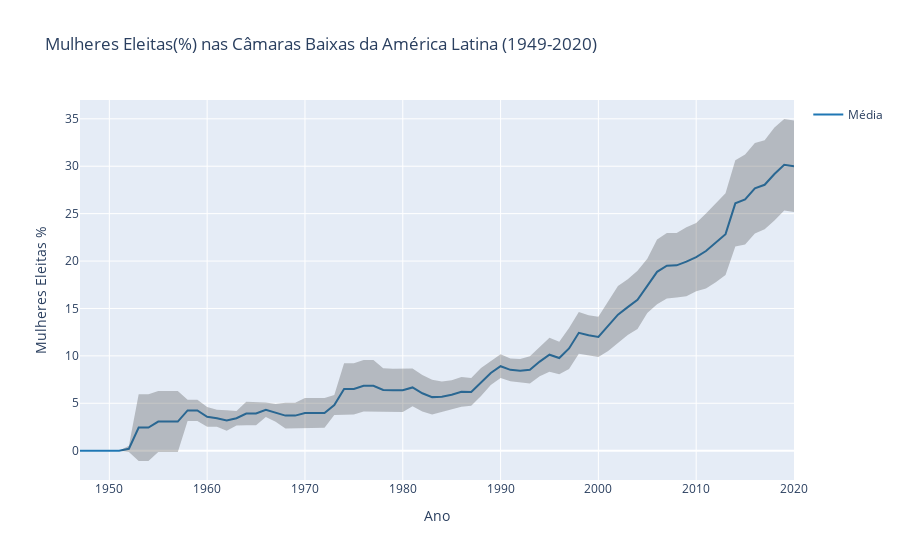

The cell this chart's notebook holds for it:
### Code cell
#carregando bibliotecas para manipulacao de dados
import pandas as pd
import numpy as np

#carregando bibliotecas para plotar graficos interativos
import plotly.express as px
import plotly.graph_objects as go



# Manipulacao de Dados

# link com a base de dados do vdem
url = 'https://raw.githubusercontent.com/mibezerra/Disserta-o/main/vdem.csv'

#carregando a base de dados
vdem_df = pd.read_csv(url, sep = ';', decimal = ',')

#imprimindo as primeiras linhas
vdem_df.head()

#calculando a media e desvio padrao de mulheres eleitas e numero de eleicoes por ano
vdem_pivot = vdem_df.pivot_table(values = 'v2lgfemleg',
                                index = 'year',
                                aggfunc = ['mean', 'std', 'count']).reset_index()
                        
## erro padrao
vdem_pivot['std_error'] = vdem_pivot['std'] / np.sqrt(vdem_pivot['count'])

#redefinindo os nomes das colunas
vdem_pivot.columns = ['ano', 'avg', 'std', 'n', 'std_error']

##intervalo de confianca 90%
vdem_pivot['ci_upper90'] = vdem_pivot['avg'] + vdem_pivot['std_error'] * 1.645
vdem_pivot['ci_lower90'] = vdem_pivot['avg'] - vdem_pivot['std_error'] * 1.645

##intervalo de confianca 95%
vdem_pivot['ci_upper95'] = vdem_pivot['avg'] + vdem_pivot['std_error'] * 1.96
vdem_pivot['ci_lower95'] = vdem_pivot['avg'] - vdem_pivot['std_error'] * 1.96

##intervalo de confianca 99%
vdem_pivot['ci_upper99'] = vdem_pivot['avg'] + vdem_pivot['std_error'] * 2.58
vdem_pivot['ci_lower99'] = vdem_pivot['avg'] - vdem_pivot['std_error'] * 2.58


# Visualizacao de Dados

#salvando e plotando grafico
fig =px.line(vdem_pivot, x='ano', y='avg', labels={'avg':'Mulheres Eleitas %', 'ano':'Ano'},
    title='Mulheres Eleitas(%) nas Câmaras Baixas da América Latina (1949-2020)')
    
## grafico para 90% CI

fig2 = go.Figure([
    go.Scatter(
        name='Média',
        x=vdem_pivot['ano'],
        y=vdem_pivot['avg'],
        mode='lines',
        line=dict(color='rgb(31, 119, 180)'),
    ),
    go.Scatter(
        name='Superior',
        x=vdem_pivot['ano'],
        y=vdem_pivot['ci_upper90'],
        mode='lines',
        marker=dict(color="#444"),
        line=dict(width=0),
        showlegend=False
    ),
    go.Scatter(
        name='Inferior',
        x=vdem_pivot['ano'],
        y=vdem_pivot['ci_lower90'],
        marker=dict(color="#444"),
        line=dict(width=0),
        mode='lines',
        fillcolor='rgba(68, 68, 68, 0.3)',
        fill='tonexty',
        showlegend=False
    )
])
fig2.update_layout(
    yaxis_title='Mulheres Eleitas %',
    xaxis_title = 'Ano',
    title='Mulheres Eleitas(%) nas Câmaras Baixas da América Latina (1949-2020)',
    hovermode="x"
)
fig2.show()

### Figure 1 — Plotly figure (JSON) as saved in the notebook; plotly's stock layout.template omitted (floating-point values rounded to 4 significant figures)
{"data": [{"line": {"color": "rgb(31, 119, 180)"}, "mode": "lines", "name": "Média", "type": "scatter", "x": [1947, 1948, 1950, 1951, 1952, 1953, 1954, 1955, 1956, 1957, 1958, 1959, 1960, 1961, 1962, 1963, 1964, 1965, 1966, 1967, 1968, 1969, 1970, 1971, 1972, 1973, 1974, 1975, 1976, 1977, 1978, 1979, 1980, 1981, 1982, 1983, 1984, 1985, 1986, 1987, 1988, 1989, 1990, 1991, 1992, 1993, 1994, 1995, 1996, 1997, 1998, 1999, 2000, 2001, 2002, 2003, 2004, 2005, 2006, 2007, 2008, 2009, 2010, 2011, 2012, 2013, 2014, 2015, 2016, 2017, 2018, 2019, 2020, 1949], "y": [0, 0, 0, 0, 0.2, 2.433, 2.433, 3.067, 3.067, 3.067, 4.25, 4.25, 3.575, 3.425, 3.175, 3.42, 3.92, 3.92, 4.317, 3.983, 3.7, 3.7, 3.983, 3.983, 3.983, 4.817, 6.517, 6.517, 6.85, 6.85, 6.4, 6.367, 6.367, 6.671, 6.057, 5.65, 5.689, 5.907, 6.207, 6.2, 7.244, 8.2, 8.912, 8.524, 8.435, 8.524, 9.4, 10.12, 9.772, 10.78, 12.43, 12.17, 11.99, 13.12, 14.35, 15.14, 15.91, 17.39, 18.86, 19.51, 19.55, 19.94, 20.41, 21.06, 21.93, 22.84, 26.08, 26.49, 27.68, 28.04, 29.18, 30.15, 30.0, null]}, {"line": {"width": 0}, "marker": {"color": "#444"}, "mode": "lines", "name": "Superior", "showlegend": false, "type": "scatter", "x": [1947, 1948, 1950, 1951, 1952, 1953, 1954, 1955, 1956, 1957, 1958, 1959, 1960, 1961, 1962, 1963, 1964, 1965, 1966, 1967, 1968, 1969, 1970, 1971, 1972, 1973, 1974, 1975, 1976, 1977, 1978, 1979, 1980, 1981, 1982, 1983, 1984, 1985, 1986, 1987, 1988, 1989, 1990, 1991, 1992, 1993, 1994, 1995, 1996, 1997, 1998, 1999, 2000, 2001, 2002, 2003, 2004, 2005, 2006, 2007, 2008, 2009, 2010, 2011, 2012, 2013, 2014, 2015, 2016, 2017, 2018, 2019, 2020, 1949], "y": [null, null, null, 0, 0.529, 5.954, 5.954, 6.282, 6.282, 6.282, 5.371, 5.371, 4.618, 4.314, 4.257, 4.173, 5.157, 5.157, 5.09, 4.915, 5.053, 5.053, 5.545, 5.545, 5.545, 5.872, 9.22, 9.22, 9.575, 9.575, 8.698, 8.653, 8.653, 8.667, 7.989, 7.487, 7.31, 7.436, 7.784, 7.667, 8.716, 9.461, 10.17, 9.724, 9.657, 9.961, 10.94, 11.92, 11.49, 12.94, 14.63, 14.29, 14.12, 15.73, 17.38, 18.07, 18.99, 20.25, 22.28, 22.96, 22.95, 23.58, 24.02, 25.01, 26.1, 27.14, 30.64, 31.24, 32.45, 32.73, 34.08, 34.98, 34.83, null]}, {"fill": "tonexty", "fillcolor": "rgba(68, 68, 68, 0.3)", "line": {"width": 0}, "marker": {"color": "#444"}, "mode": "lines", "name": "Inferior", "showlegend": false, "type": "scatter", "x": [1947, 1948, 1950, 1951, 1952, 1953, 1954, 1955, 1956, 1957, 1958, 1959, 1960, 1961, 1962, 1963, 1964, 1965, 1966, 1967, 1968, 1969, 1970, 1971, 1972, 1973, 1974, 1975, 1976, 1977, 1978, 1979, 1980, 1981, 1982, 1983, 1984, 1985, 1986, 1987, 1988, 1989, 1990, 1991, 1992, 1993, 1994, 1995, 1996, 1997, 1998, 1999, 2000, 2001, 2002, 2003, 2004, 2005, 2006, 2007, 2008, 2009, 2010, 2011, 2012, 2013, 2014, 2015, 2016, 2017, 2018, 2019, 2020, 1949], "y": [null, null, null, 0, -0.129, -1.088, -1.088, -0.1489, -0.1489, -0.1489, 3.129, 3.129, 2.532, 2.536, 2.093, 2.667, 2.683, 2.683, 3.543, 3.051, 2.347, 2.347, 2.422, 2.422, 2.422, 3.761, 3.813, 3.813, 4.125, 4.125, 4.102, 4.081, 4.081, 4.675, 4.126, 3.813, 4.068, 4.379, 4.63, 4.733, 5.771, 6.939, 7.657, 7.323, 7.213, 7.086, 7.858, 8.327, 8.053, 8.626, 10.23, 10.05, 9.872, 10.5, 11.32, 12.2, 12.83, 14.53, 15.44, 16.05, 16.14, 16.3, 16.81, 17.11, 17.76, 18.54, 21.53, 21.75, 22.9, 23.35, 24.28, 25.33, 25.16, null]}], "layout": {"hovermode": "x", "title": {"text": "Mulheres Eleitas(%) nas Câmaras Baixas da América Latina (1949-2020)"}, "xaxis": {"title": {"text": "Ano"}}, "yaxis": {"title": {"text": "Mulheres Eleitas %"}}}}
